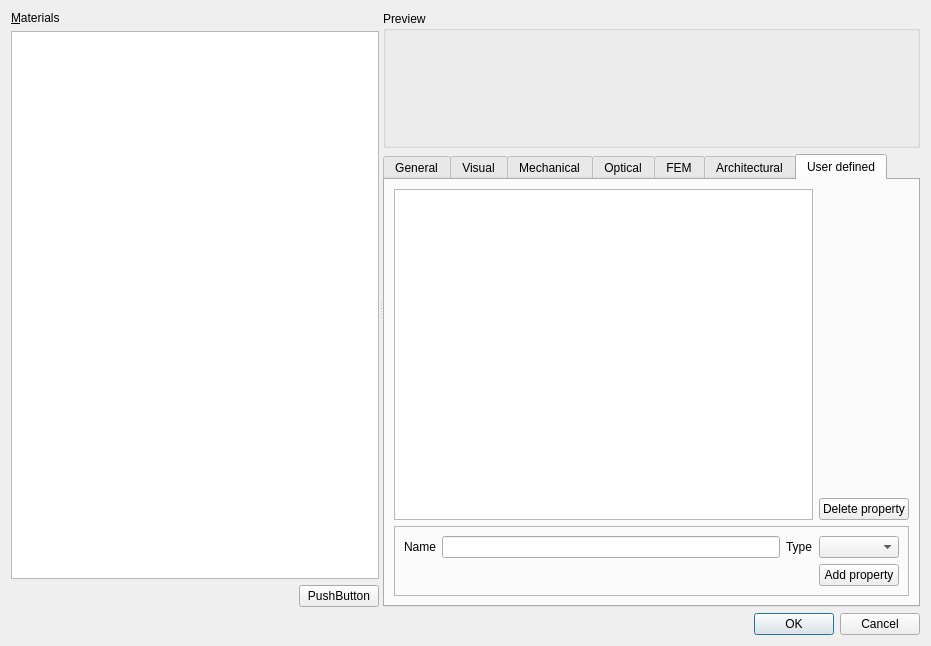
<?xml version="1.0" encoding="UTF-8"?>
<ui version="4.0">
 <class>MaterialEditor</class>
 <widget class="QDialog" name="MaterialEditor">
  <property name="geometry">
   <rect>
    <x>0</x>
    <y>0</y>
    <width>931</width>
    <height>646</height>
   </rect>
  </property>
  <property name="windowTitle">
   <string>Material Editor</string>
  </property>
  <layout class="QVBoxLayout" name="verticalLayout_4">
   <item>
    <widget class="QSplitter" name="splitter">
     <property name="orientation">
      <enum>Qt::Horizontal</enum>
     </property>
     <widget class="QWidget" name="">
      <layout class="QVBoxLayout" name="verticalLayout_2">
       <item>
        <widget class="QLabel" name="label_8">
         <property name="text">
          <string>&amp;Materials</string>
         </property>
         <property name="buddy">
          <cstring>treeView</cstring>
         </property>
        </widget>
       </item>
       <item>
        <widget class="QTreeView" name="treeView"/>
       </item>
       <item>
        <layout class="QHBoxLayout" name="horizontalLayout_5">
         <item>
          <spacer name="horizontalSpacer">
           <property name="orientation">
            <enum>Qt::Horizontal</enum>
           </property>
           <property name="sizeHint" stdset="0">
            <size>
             <width>40</width>
             <height>20</height>
            </size>
           </property>
          </spacer>
         </item>
         <item>
          <widget class="QPushButton" name="pushButton_4">
           <property name="text">
            <string>PushButton</string>
           </property>
          </widget>
         </item>
        </layout>
       </item>
      </layout>
     </widget>
     <widget class="QWidget" name="">
      <layout class="QVBoxLayout" name="verticalLayout">
       <item>
        <layout class="QHBoxLayout" name="horizontalLayout"/>
       </item>
       <item>
        <widget class="QGroupBox" name="groupBox_3">
         <property name="title">
          <string>Preview</string>
         </property>
         <layout class="QHBoxLayout" name="horizontalLayout_2">
          <item>
           <widget class="QLabel" name="PreviewRender">
            <property name="minimumSize">
             <size>
              <width>96</width>
              <height>96</height>
             </size>
            </property>
            <property name="text">
             <string/>
            </property>
           </widget>
          </item>
          <item>
           <widget class="QLabel" name="PreviewVector">
            <property name="minimumSize">
             <size>
              <width>96</width>
              <height>96</height>
             </size>
            </property>
            <property name="text">
             <string/>
            </property>
           </widget>
          </item>
          <item>
           <spacer name="horizontalSpacer_3">
            <property name="orientation">
             <enum>Qt::Horizontal</enum>
            </property>
            <property name="sizeHint" stdset="0">
             <size>
              <width>40</width>
              <height>20</height>
             </size>
            </property>
           </spacer>
          </item>
         </layout>
        </widget>
       </item>
       <item>
        <widget class="QTabWidget" name="tabWidget">
         <property name="currentIndex">
          <number>6</number>
         </property>
         <widget class="QWidget" name="tab">
          <attribute name="title">
           <string>General</string>
          </attribute>
          <layout class="QVBoxLayout" name="verticalLayout_5">
           <item>
            <layout class="QGridLayout" name="gridLayout_3">
             <item row="5" column="0">
              <widget class="QLabel" name="label_13">
               <property name="text">
                <string>Product URL</string>
               </property>
              </widget>
             </item>
             <item row="2" column="0">
              <widget class="QLabel" name="label_15">
               <property name="text">
                <string>Description (translated)</string>
               </property>
              </widget>
             </item>
             <item row="4" column="0">
              <widget class="QLabel" name="label_10">
               <property name="text">
                <string>Inherits</string>
               </property>
              </widget>
             </item>
             <item row="3" column="0">
              <widget class="QLabel" name="label_9">
               <property name="text">
                <string>Vendor</string>
               </property>
              </widget>
             </item>
             <item row="1" column="0">
              <widget class="QLabel" name="label">
               <property name="text">
                <string>Description</string>
               </property>
              </widget>
             </item>
             <item row="0" column="0">
              <widget class="QLabel" name="label_12">
               <property name="text">
                <string>Name (translated)</string>
               </property>
              </widget>
             </item>
             <item row="7" column="0">
              <widget class="QLabel" name="label_11">
               <property name="text">
                <string>UnitsPerQuantity</string>
               </property>
              </widget>
             </item>
             <item row="6" column="0">
              <widget class="QLabel" name="label_14">
               <property name="text">
                <string>Specific price</string>
               </property>
              </widget>
             </item>
             <item row="0" column="1">
              <widget class="QLineEdit" name="lineEdit"/>
             </item>
            </layout>
           </item>
           <item>
            <spacer name="verticalSpacer_4">
             <property name="orientation">
              <enum>Qt::Vertical</enum>
             </property>
             <property name="sizeHint" stdset="0">
              <size>
               <width>20</width>
               <height>40</height>
              </size>
             </property>
            </spacer>
           </item>
           <item>
            <layout class="QHBoxLayout" name="horizontalLayout_4">
             <item>
              <widget class="QPushButton" name="pushButton_3">
               <property name="text">
                <string>&amp;Duplicate</string>
               </property>
              </widget>
             </item>
             <item>
              <widget class="QPushButton" name="pushButton">
               <property name="text">
                <string>&amp;Rename</string>
               </property>
              </widget>
             </item>
             <item>
              <widget class="QPushButton" name="pushButton_2">
               <property name="text">
                <string>R&amp;emove</string>
               </property>
              </widget>
             </item>
            </layout>
           </item>
          </layout>
         </widget>
         <widget class="QWidget" name="tab_2">
          <attribute name="title">
           <string>Visual</string>
          </attribute>
          <layout class="QVBoxLayout" name="verticalLayout_3">
           <item>
            <layout class="QGridLayout" name="gridLayout">
             <item row="0" column="0">
              <widget class="QLabel" name="label_2">
               <property name="text">
                <string>Diffuse color</string>
               </property>
              </widget>
             </item>
             <item row="4" column="0">
              <widget class="QLabel" name="label_6">
               <property name="text">
                <string>Shininess</string>
               </property>
              </widget>
             </item>
             <item row="5" column="0">
              <widget class="QLabel" name="label_7">
               <property name="text">
                <string>Transparency</string>
               </property>
              </widget>
             </item>
             <item row="3" column="0">
              <widget class="QLabel" name="label_5">
               <property name="text">
                <string>Emissive color</string>
               </property>
              </widget>
             </item>
             <item row="0" column="1">
              <widget class="QWidget" name="widget" native="true">
               <zorder>horizontalSpacer_2</zorder>
              </widget>
             </item>
             <item row="1" column="0">
              <widget class="QLabel" name="label_3">
               <property name="text">
                <string>Ambient color</string>
               </property>
              </widget>
             </item>
             <item row="2" column="0">
              <widget class="QLabel" name="label_4">
               <property name="text">
                <string>Specular color</string>
               </property>
              </widget>
             </item>
             <item row="2" column="1">
              <widget class="QWidget" name="widget_3" native="true"/>
             </item>
             <item row="3" column="1">
              <widget class="QWidget" name="widget_4" native="true"/>
             </item>
             <item row="1" column="1">
              <widget class="QWidget" name="widget_2" native="true"/>
             </item>
             <item row="0" column="2">
              <spacer name="horizontalSpacer_4">
               <property name="orientation">
                <enum>Qt::Horizontal</enum>
               </property>
               <property name="sizeHint" stdset="0">
                <size>
                 <width>40</width>
                 <height>20</height>
                </size>
               </property>
              </spacer>
             </item>
             <item row="4" column="1" colspan="2">
              <widget class="QSlider" name="propShininess">
               <property name="maximum">
                <number>100</number>
               </property>
               <property name="orientation">
                <enum>Qt::Horizontal</enum>
               </property>
              </widget>
             </item>
             <item row="5" column="1" colspan="2">
              <widget class="QSlider" name="propTransparency">
               <property name="maximum">
                <number>100</number>
               </property>
               <property name="orientation">
                <enum>Qt::Horizontal</enum>
               </property>
               <property name="invertedAppearance">
                <bool>false</bool>
               </property>
               <property name="invertedControls">
                <bool>false</bool>
               </property>
              </widget>
             </item>
            </layout>
           </item>
           <item>
            <spacer name="verticalSpacer">
             <property name="orientation">
              <enum>Qt::Vertical</enum>
             </property>
             <property name="sizeHint" stdset="0">
              <size>
               <width>20</width>
               <height>210</height>
              </size>
             </property>
            </spacer>
           </item>
          </layout>
         </widget>
         <widget class="QWidget" name="tab_3">
          <attribute name="title">
           <string>Mechanical</string>
          </attribute>
          <layout class="QGridLayout" name="gridLayout_2">
           <item row="4" column="0">
            <widget class="QLabel" name="label_20">
             <property name="text">
              <string>Density</string>
             </property>
            </widget>
           </item>
           <item row="5" column="0">
            <widget class="QLabel" name="label_21">
             <property name="text">
              <string>Elasticity</string>
             </property>
            </widget>
           </item>
           <item row="3" column="0">
            <widget class="QLabel" name="label_19">
             <property name="text">
              <string>Compressive Strength</string>
             </property>
            </widget>
           </item>
           <item row="8" column="0">
            <widget class="QLabel" name="label_24">
             <property name="text">
              <string>Thermal Expansion Coefficient</string>
             </property>
            </widget>
           </item>
           <item row="6" column="0">
            <widget class="QLabel" name="label_22">
             <property name="text">
              <string>Ultimate Strain</string>
             </property>
            </widget>
           </item>
           <item row="1" column="0">
            <widget class="QLabel" name="label_17">
             <property name="text">
              <string>Ultimate Tensile Strength</string>
             </property>
            </widget>
           </item>
           <item row="9" column="0">
            <widget class="QLabel" name="label_23">
             <property name="text">
              <string>Thermal Conductivity</string>
             </property>
            </widget>
           </item>
           <item row="0" column="0">
            <widget class="QLabel" name="label_16">
             <property name="text">
              <string>Youngs Modulus</string>
             </property>
            </widget>
           </item>
           <item row="2" column="0">
            <widget class="QLabel" name="label_18">
             <property name="text">
              <string>Poisson Ratio</string>
             </property>
            </widget>
           </item>
           <item row="7" column="0">
            <widget class="QLabel" name="label_25">
             <property name="text">
              <string>Yield Strength</string>
             </property>
            </widget>
           </item>
           <item row="10" column="0">
            <spacer name="verticalSpacer_2">
             <property name="orientation">
              <enum>Qt::Vertical</enum>
             </property>
             <property name="sizeHint" stdset="0">
              <size>
               <width>20</width>
               <height>40</height>
              </size>
             </property>
            </spacer>
           </item>
          </layout>
         </widget>
         <widget class="QWidget" name="tab_6">
          <attribute name="title">
           <string>Optical</string>
          </attribute>
          <layout class="QGridLayout" name="gridLayout_4">
           <item row="0" column="0">
            <widget class="QLabel" name="label_32">
             <property name="text">
              <string>Refraction index</string>
             </property>
            </widget>
           </item>
           <item row="0" column="2">
            <spacer name="horizontalSpacer_2">
             <property name="orientation">
              <enum>Qt::Horizontal</enum>
             </property>
             <property name="sizeHint" stdset="0">
              <size>
               <width>40</width>
               <height>20</height>
              </size>
             </property>
            </spacer>
           </item>
           <item row="1" column="0">
            <spacer name="verticalSpacer_3">
             <property name="orientation">
              <enum>Qt::Vertical</enum>
             </property>
             <property name="sizeHint" stdset="0">
              <size>
               <width>20</width>
               <height>40</height>
              </size>
             </property>
            </spacer>
           </item>
           <item row="0" column="1">
            <widget class="QWidget" name="widget_5" native="true"/>
           </item>
          </layout>
         </widget>
         <widget class="QWidget" name="tab_4">
          <attribute name="title">
           <string>FEM</string>
          </attribute>
         </widget>
         <widget class="QWidget" name="tab_5">
          <attribute name="title">
           <string>Architectural</string>
          </attribute>
          <widget class="QLabel" name="label_26">
           <property name="geometry">
            <rect>
             <x>40</x>
             <y>40</y>
             <width>59</width>
             <height>14</height>
            </rect>
           </property>
           <property name="text">
            <string>Enlargen</string>
           </property>
          </widget>
          <widget class="QLabel" name="label_27">
           <property name="geometry">
            <rect>
             <x>70</x>
             <y>80</y>
             <width>59</width>
             <height>14</height>
            </rect>
           </property>
           <property name="text">
            <string>EnvironmentalEfficiencyClass</string>
           </property>
          </widget>
          <widget class="QLabel" name="label_28">
           <property name="geometry">
            <rect>
             <x>80</x>
             <y>140</y>
             <width>59</width>
             <height>14</height>
            </rect>
           </property>
           <property name="text">
            <string>ExecutionInstructions</string>
           </property>
          </widget>
          <widget class="QLabel" name="label_29">
           <property name="geometry">
            <rect>
             <x>90</x>
             <y>180</y>
             <width>59</width>
             <height>14</height>
            </rect>
           </property>
           <property name="text">
            <string>Finish</string>
           </property>
          </widget>
          <widget class="QLabel" name="label_30">
           <property name="geometry">
            <rect>
             <x>100</x>
             <y>210</y>
             <width>59</width>
             <height>14</height>
            </rect>
           </property>
           <property name="text">
            <string>FireResistanceClass</string>
           </property>
          </widget>
          <widget class="QLabel" name="label_31">
           <property name="geometry">
            <rect>
             <x>110</x>
             <y>240</y>
             <width>59</width>
             <height>14</height>
            </rect>
           </property>
           <property name="text">
            <string>FractureToughness</string>
           </property>
          </widget>
         </widget>
         <widget class="QWidget" name="tab_7">
          <attribute name="title">
           <string>User defined</string>
          </attribute>
          <layout class="QVBoxLayout" name="verticalLayout_7">
           <item>
            <layout class="QHBoxLayout" name="horizontalLayout_6">
             <item>
              <widget class="QTableView" name="tableView"/>
             </item>
             <item>
              <layout class="QVBoxLayout" name="verticalLayout_6">
               <item>
                <spacer name="verticalSpacer_5">
                 <property name="orientation">
                  <enum>Qt::Vertical</enum>
                 </property>
                 <property name="sizeHint" stdset="0">
                  <size>
                   <width>20</width>
                   <height>40</height>
                  </size>
                 </property>
                </spacer>
               </item>
               <item>
                <widget class="QPushButton" name="ButtonDeleteProperty">
                 <property name="text">
                  <string>Delete property</string>
                 </property>
                </widget>
               </item>
              </layout>
             </item>
            </layout>
           </item>
           <item>
            <widget class="QFrame" name="frame">
             <property name="frameShape">
              <enum>QFrame::StyledPanel</enum>
             </property>
             <property name="frameShadow">
              <enum>QFrame::Raised</enum>
             </property>
             <layout class="QGridLayout" name="gridLayout_5">
              <item row="0" column="0">
               <widget class="QLabel" name="label_33">
                <property name="text">
                 <string>Name</string>
                </property>
               </widget>
              </item>
              <item row="0" column="1">
               <widget class="QLineEdit" name="EditProperty"/>
              </item>
              <item row="0" column="3">
               <widget class="QComboBox" name="comboBox"/>
              </item>
              <item row="2" column="3">
               <widget class="QPushButton" name="ButtonAddProperty">
                <property name="text">
                 <string>Add property</string>
                </property>
               </widget>
              </item>
              <item row="0" column="2">
               <widget class="QLabel" name="label_34">
                <property name="text">
                 <string>Type</string>
                </property>
               </widget>
              </item>
             </layout>
            </widget>
           </item>
          </layout>
         </widget>
        </widget>
       </item>
       <item>
        <layout class="QHBoxLayout" name="horizontalLayout_3">
         <property name="sizeConstraint">
          <enum>QLayout::SetMaximumSize</enum>
         </property>
        </layout>
       </item>
      </layout>
     </widget>
    </widget>
   </item>
   <item>
    <widget class="QDialogButtonBox" name="standardButtons">
     <property name="standardButtons">
      <set>QDialogButtonBox::Cancel|QDialogButtonBox::Ok</set>
     </property>
    </widget>
   </item>
  </layout>
 </widget>
 <resources/>
 <connections/>
</ui>
